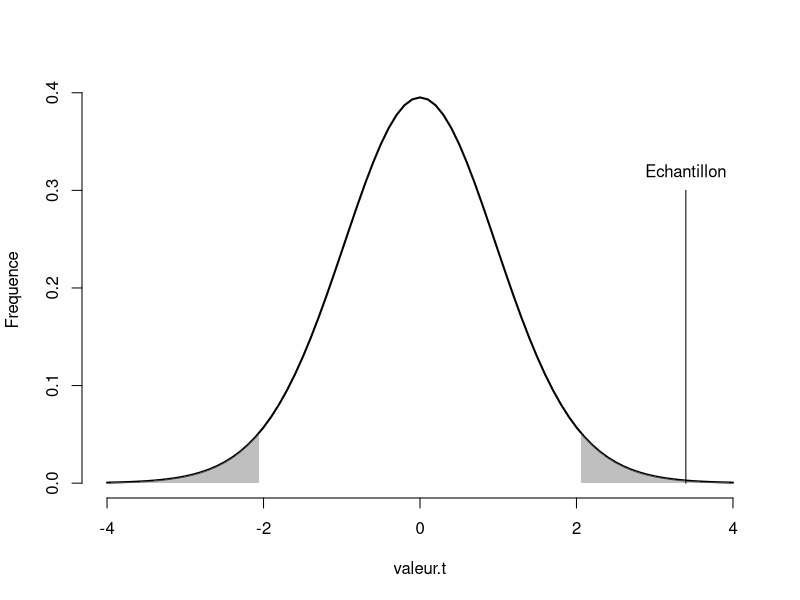
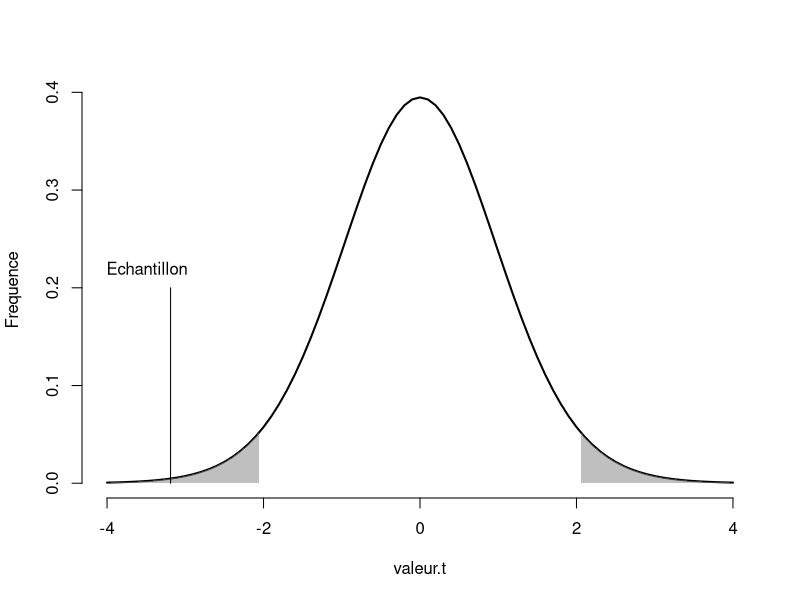
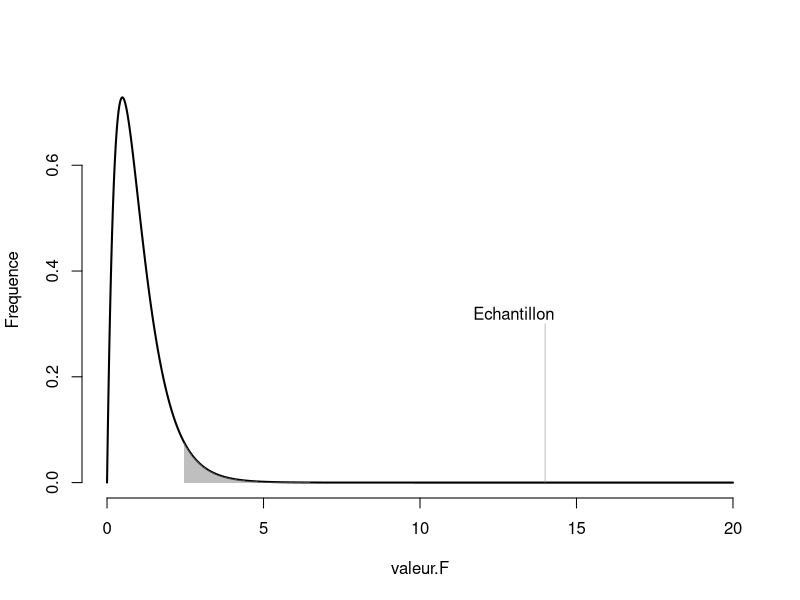

These figures' R source, in order: (Note: this script raises an error after producing the figures.)
## ---- chunk 1
testt.ind <- function(x1, x2){
  # x1 est une variable continue associée au groupe 1
  # x2 est une variable continue associée au groupe 2
  
  # Calcul des moyennes
  x1bar <- mean(x1) ; x2bar <- mean(x2)
  
  # Calcul des variances
  x1var <- var(x1) ; x2var <- var(x2)
  
  # Calcul des tailles d'échantillon
  nx1 <- length(x1) ; nx2 <- length(x2)
  
  # Valeur-t, degrés de liberté et valeur-p
  vt <- (x1bar - x2bar) / sqrt(x1var / nx1 + x2var / nx2)
  dl <- nx1 + nx2 - 2
  vp <- (1 - pt(abs(vt), df = dl)) * 2 
  statistique <- list(valeur.t = vt, dl = dl, valeur.p = vp)
  return(statistique)
}
## ---- chunk 2
# Un exemple de jeu de données programmé de deux façons
# Méthode 1
set.seed(2021)
gr0 <- rnorm(n = 15, mean = 1, sd = 1)
gr1 <- rnorm(n = 15, mean = 0, sd = 1)

# Méthode 2
set.seed(2021)

x1 <- c(rep(0, 15), rep(1, 15)) # Appartenance au groupe (0 et 1)
e  <- rnorm(n = 30, mean = 0, sd = 1) # Erreur interindividuel
mu0 <- 1  # La moyenne du groupe référent
mu1 <- -1 # Le deuxième groupe a une différence de moyenne de -1

y <- mu0 + mu1 * x1 + e

# Présenter quelques participants; retirer les crochets pour voir tous
(cbind(method1 = c(gr0, gr1), method2 = y))[10:20,]
## ---- chunk 3
# Vérification de la fonction maison
testt.ind(gr0, gr1)

# Comparer avec la fonction R
t.test(gr0, gr1, var.equal = TRUE)
## ---- chunk 4
testt.ind2 <-function(x1, x2){
  # x1 est une variable continue associée au groupe 1
  # x2 est une variable continue associée au groupe 2
  x1bar <- mean(x1) ; x2bar <- mean(x2)  # Les moyennes
  x1var <- var(x1) ; x2var <- var(x2)    # Les variances
  nx1 <- length(x1) ; nx2 <- length(x2)  # Les tailles
  
  # L'erreur type 
  et <- sqrt(x1var / nx1 + x2var / nx2)
  
  # Valeur-t
  vt <- (x1bar - x2bar) / et
  
  # Correction des degrés de liberté
  dl <- et^4 / 
    ((x1var^2 / (nx1^2 * (nx1 - 1))) + 
       (x2var^2 / (nx2^2 * (nx2 - 1))))
  
  # Valeur-p
  vp <- (1 - pt(abs(vt), df = dl)) * 2 
  
  statistique <- list(valeur.t = vt, dl = dl, valeur.p = vp)
  return(statistique)
}
## ---- chunk 5
t.test(gr0, gr1) # Absence de l'argument var.equal = TRUE
testt.ind2(gr0, gr1)
## ---- chunk 6
res <- testt.ind2(gr0, gr1)

minx <- -4 ; maxx <- 4
valeur.t <- seq(minx, maxx, by = .1)
Frequence <- dt(valeur.t, df = res$dl)
plot(valeur.t, Frequence, bty = "n", type = "l", lwd = 2, xlim = c(minx, maxx))

crit = qt(.975, df = res$dl)
xx = seq(crit, maxx, .0001)
xax1 = c(crit, xx, maxx)
yax1 = c(0, dt(xx, df = res$dl),0)
polygon(xax1, yax1, border = NA, col = rgb(.5,.5,.5,.5))
crit = qt(.025,df = res$dl)
xx = seq(minx, crit, .0001)
xax2 = c(minx, xx, crit)
yax2 = c(0, dt(xx, df = res$dl),0)
polygon(xax2, yax2, border = NA, col = rgb(.5,.5,.5,.5))

segments(x0 = res$valeur.t, y0 = 0, y1 = 0.3, col = "black")
text(x = res$valeur.t, y = .32, labels = "Echantillon")

## ---- chunk 7
res <- t.test(gr0, gr1)
p1 <- ifelse(res$p.value<.001,
             "< .001", 
             paste("= ", round(res$p.value,3)))
## ---- chunk 8
testt.dep <- function(temps1, temps2){
  # Temps est une variable continue mesurée 
  # à deux occasions auprès des mêmes participants
  
  # Calculer la différence
  difference <- temps1 - temps2
  dbar <- mean(difference) # La moyenne des différences
  dvar <- var(difference)  # L'écart type des différences
  n <- length(difference)  # Taille d'échantillon
  
  # Valeur-t, degrés de liberté et valeur-p
  vt <- (dbar) / sqrt(dvar / n)
  dl <- n - 1                   
  vp <- (1 - pt(abs(vt), df = dl)) * 2 
  statistique <- list(valeur.t = vt, dl = dl, valeur.p = vp)
  return(statistique)
}
## ---- chunk 9
# Un exemple de jeu de données
set.seed(148)
temps1 <- rnorm(n = 25, mean = 0, sd = 2)
difference <- rnorm(n = 25, mean = 2, sd = 2)
temps2 <- temps1 + difference
## ---- chunk 10
t.test(temps1, temps2, paired = TRUE)
testt.dep(temps1, temps2)
## ---- chunk 11
res = testt.dep(temps1, temps2)

minx = -4 ; maxx = 4
valeur.t = seq(minx, maxx, by = .1)
Frequence = dt(valeur.t, df = res$dl)
plot(valeur.t, Frequence, bty = "n", type = "l", lwd = 2, xlim = c(minx,maxx))

crit = qt(.975, df = res$dl)
xx = seq(crit, maxx, .0001)
xax1 = c(crit, xx, maxx)
yax1 = c(0, dt(xx, df = res$dl),0)
polygon(xax1, yax1, border = NA, col = rgb(.5,.5,.5,.5))
crit = qt(.025, df = res$dl)
xx = seq(minx, crit, .0001)
xax2 = c(minx, xx, crit)
yax2 = c(0, dt(xx, df = res$dl),0)
polygon(xax2, yax2, border = NA, col = rgb(.5,.5,.5,.5))

segments(x0 = res$valeur.t, y0 = 0, y1 = 0.2, col = "black")
text(x = res$valeur.t-.3, y = .22, labels = "Echantillon")

## ---- chunk 12
res <- t.test(temps1, temps2, paired = TRUE)
p2 <- ifelse(res$p.value<.001,
             "< .001", 
             paste("= ", round(res$p.value,3)))
## ---- chunk 13
nk <- 5 # nombre d'unités par groupe
k <- 4  # nombre de groupes
# En ordre
groupe1 <- rep(1:k, each = nk)
# En alternance
groupe2 <- rep(1:k, times = nk)
# Aléatoire
set.seed(765)
groupe3 <- sample(x = 1:k, size = (k * nk), replace = TRUE)
cbind(groupe1, groupe2, groupe3)
## ---- chunk 14
categorie <- c("char", "chat", "cheval", "chevalier", "chien")
nk <- 2
groupe <- as.factor(rep(categorie, each = nk)) # Déclarer comme facteur
groupe
## ---- chunk 15
# Pour la reproductibilité
set.seed(2602)
char      <- rnorm(n = nk, mean = 15, sd = 4) 
chat      <- rnorm(n = nk, mean = 20, sd = 4) # Différences ici
cheval    <- rnorm(n = nk, mean = 10, sd = 4) # et ici
chevalier <- rnorm(n = nk, mean = 15, sd = 4)
chien     <- rnorm(n = nk, mean = 15, sd = 4) 
# Combinés
score <- round(c(char, chat, cheval, chevalier, chien))
# Conserver toutes les informations en un jeu de données
donnees <- data.frame(groupe, score)
head(donnees)
## ---- chunk 16
dummy.coding <- function(x){
  # Retourne un codage factice de x
  # avec les facteurs en ordre alphabétique
  W <- sapply(unique(x), 
              USE.NAMES = TRUE,
              FUN = function(v) {x == v}) * 1 
  return(W)
}
## ---- chunk 17
# Pour la reproductibilité
set.seed(2602)

# Facteur de groupe
k <- length(categorie)
nk <- 2
groupe <- rep(categorie, each = nk)

# Groupement
X <- dummy.coding(groupe)[,-5] # groupe 4 "chien" comme référent

# Spécifications des paramètres
mu0 <- 15
mu <- c(0, 5, -5, 0)
e <- rnorm(n = k * nk, sd = 4)

# Création des scores
score <- round(mu0 + X %*% mu + e)

# Comparaison des valeurs
cbind(donnees, score)
## ---- chunk 18
set.seed(2602)
nk <- 20
groupe <- as.factor(rep(categorie, each = nk)) # Déclarer comme facteur
k <- length(categorie)
# Groupement
X = dummy.coding(groupe)[,-5] # groupe 5 "chevalier" comme référent
#
mu0 = 15
mu = c(0, 5, -5, 0)
e = rnorm(n = k * nk, sd = 4)
score = round(mu0 + X %*% mu + e)
donnees = data.frame(groupe, score)
## ---- chunk 19
# Anova de base
res <- aov(score ~ groupe, data = donnees)
summary(res)

# Fonction maison
gr <- table(donnees$groupe)
k  <- length(gr)          # Nombre de groupes
nk <- dim(donnees)[1] / k # Nombre de participants par groupe

# Moyennes et variance par (`by()`) groupes
moyenne  <- by(donnees$score, donnees$groupe, mean)
variance <- by(donnees$score, donnees$groupe, var)

# Statistiques
CMI <- nk * var(moyenne)
CMR <- mean(variance)
dl1 <- k - 1
dl2 <- k * (nk - 1)
vf <- CMI / CMR 
vp <- (1 - pf(vf, df1 = dl1, df2 = dl2)) 

# Création du tableau
resultats <- matrix(0,2,5) # Tableau vide

# Ajouter noms
colnames(resultats)  <- c("dl", "SS", "CM", "F", "p")
row.names(resultats) <- c("groupe", "residu")

# Ajouter valeurs
resultats[1,] <- c(dl1, CMI * dl1, CMI, vf, vp)
resultats[2,] <- c(dl2, CMR * dl2, CMR, 0, 0)
resultats
## ---- chunk 20
minx = 0 ; maxx = 20
valeur.F = seq(minx, maxx, by = .001)
Frequence = df(valeur.F, df = dl1, df2 = dl2)
plot(valeur.F, Frequence, bty = "n", type = "l", lwd = 2, xlim = c(minx,maxx))

crit = qf(.95,df = dl1, df2 = dl2)
xx = seq(crit, maxx, .0001)
xax1 = c(crit, xx, maxx)
yax1 = c(0, df(xx, df = dl1, df2 = dl2),0)
polygon(xax1, yax1, border = NA, col = rgb(.5,.5,.5,.5))

segments(x0 = vf, y0 = 0, y1 = 0.3, col = rgb(.5,.5,.5,.5))
text(x = vf-1, y = .32, labels = "Echantillon")
## ---- chunk 21
covariance <- function(x, y){
  # X est une data.frame ou matrice de n sujets par p variables
  n <- length(x)
  # centrer variables
  xc <- x - mean(x)
  yc <- y - mean(y)
  prod.xy <- xc * yc
  cov.xy <- sum(prod.xy) / (n-1)
  return(cov.xy)
}
## ---- chunk 22
set.seed(42)
n <- 100
r <- c(-.999, -.75, -.5, -.25, 0, .25, .5, .75, .999)
DATA = numeric()
for(i in 1:length(r)){
  X = round(MASS::mvrnorm(n = n, 
                          mu = c(0,0),
                          Sigma = matrix(c(1,r[i],r[i],1),2,2)),4)
  DATA = rbind(DATA,cbind(X,r[i]))
}

DATA = data.frame(DATA)
colnames(DATA) = c("Variable1", "Variable2", "Correlation")

ggplot(data = DATA, aes(x = Variable1,y = Variable2)) +
  geom_point() + 
  facet_wrap(vars(Correlation), ncol = 3, labeller = label_bquote(rho == .(Correlation))) + theme_apa()

## ---- chunk 23
# Option 1 : Calcul complet
correlation1 <- function(x, y){
  
  # La taille d'échantillon
  n <- length(x)
  
  # Centrer les variables
  xc <- x - mean(x)
  yc <- y - mean(y)
  
  # Produit des variables
  prod.xy <- xc * yc
  
  # La somme des produits divisée par n - 1
  cov.xy <- sum(prod.xy) / (n - 1)  # La covariance
  
  # Diviser par les écarts types
  cor.xy <- cov.xy / (sd(x) * sd(y))
  
  return(cor.xy)
}

# Option 2 : Basé sur la covariance
correlation2 <- function(x, y){
  
  # Calculer la covariance
  cov.xy <- covariance(x,y)
  
  # Diviser par les écarts types
  cor.xy <- cov.xy / (sd(x) * sd(y))
  return(cor.xy)
}

# Option 3 : Basé sur des variables standardisées
correlation3 <- function(x, y){
  
  # La taille d'échantillon
  n <- length(x)
  
  # Centrer et réduire les variables
  xs <- (x - mean(x)) / sd(x)
  ys <- (y - mean(y)) / sd(y)
  
  # La somme des produits divisé par n - 1
  cor.xy <- sum(xs * ys)/(n - 1)
  
  return(cor.xy)
}
## ---- chunk 24
# Pour la reproductibilité
set.seed(820)

# Taille d'échantillon importante pour réduire l'erreur d'échantillonnage
n <- 10000

# La corrélation désirée
r <- .70

# Création d'une matrice de corrélation
R <- matrix(c(1, r, r, 1), nrow = 2, ncol = 2)

# Création des données 
donnees <- data.frame(MASS::mvrnorm(n = n, 
                                    mu = c(0,0), 
                                    Sigma = R))
colnames(donnees) <- c("x", "y") # Ajouter des noms de colonnes

# Voici la matrice de corrélation
R

# Voici une visualisation partielle des données
head(donnees)

# Vérifications des variables
mean(donnees$x); mean(donnees$y); sd(donnees$x); sd(donnees$y)

# Les résultats sont près des attentes
# Vérifications de la corrélations
cor(donnees$x, donnees$y)
correlation1(donnees$x, donnees$y)
correlation2(donnees$x, donnees$y)
correlation3(donnees$x, donnees$y)
## ---- chunk 25
# Création d'une matrice de corrélation 
# Il pourrait également s'agir d'un vecteur ou d'un scalaire.
r <- matrix(c( 1, .5, .4,
               .5,  1, .3,
               .4, .3,  1), 
            nrow = 3, ncol = 3)

# Nombre d'unités (valeur arbitraire ici)
n <- 10

# Valeurs-t
vt <- r * sqrt(n - 2) / sqrt(1 - r ^ 2)

# Valeurs-p
vp <- (1 - pt(abs(vt), df = n - 2)) * 2
vt ; vp
## ---- chunk 26
cor.test(~ y + x, data = donnees)
## ---- chunk 27
psych::corr.test(mtcars)
## ---- chunk 28
res2 <- psych::corr.test(mtcars)
rr <- round(res2$r,2)
rn <- res2$n
rp <- round(res2$p,3)

pqm <- ifelse(rr["qsec","mpg"]<.001,
             "< .001", 
             paste("= ", round(rr["qsec","mpg"],3)))

## ---- chunk 29
set.seed(1)
n <- 250
climatosceptique <- sample(c("oui","non"), size = n, 
                           replace = TRUE, prob = c(.25, .75))
voiture <- rep(0, n)
voiture[climatosceptique == "oui"] <- sample(c("non","oui"), 
                                             size = sum(climatosceptique == "oui"), replace = TRUE, prob = c(.2, .8))
voiture[climatosceptique == "non"] <- sample(c("non","oui"), size = sum(climatosceptique == "non"), replace = TRUE, prob = c(.5, .5))
donnees = data.frame(climatosceptique, voiture)

tab = table(donnees)
#print(tab)
#tab2 = matrix(tab[1:4],2,2)
#3colnames(tab2) = c("oui", "non")
#rownames(tab2) =  c("oui", "non")
kbl(tab, align = "c", booktabs = TRUE, caption = "Tableau de contingence de la relation entre posséder une voiture et le climatoscepticisme") %>%  
  kable_classic(full_width = F)  %>%  
  add_header_above(c("Climatosceptique" = 1, "Voiture" = 2)) %>%
  kable_styling(position = "center", latex_options = "HOLD_position")
#  

## ---- chunk 30
tab2 = cbind(tab, rowSums(tab))
tab2 = rbind(tab2, Total = colSums(tab2))
kbl(tab2, align = "c", booktabs = TRUE, caption = "Tableau de contingence étendu avec les totaux") %>%  
  kable_classic(full_width = F)  %>%  
  add_header_above(c("Climatosceptique" = 1, "Voiture" = 2, Total = 1)) %>%
  kable_styling(position = "center", latex_options = "HOLD_position")
## ---- chunk 31
khicarre <- function(obs){
  # Obs est une table de contingence
  # Somme colonne
  SC <- as.matrix(colSums(obs))
  # Somme ligne
  SL <- as.matrix(rowSums(obs))
  # Grand total
  TT <- sum(obs)
  # Proportion théoriques
  theo <- SL %*% t(SC) / TT
  # khi carré
  khi2 <- sum((obs - theo) ^ 2 / theo)
  dl <- (length(SL) - 1) * (length(SC) - 1)
  vp <- 1 - pchisq(khi2, dl)
  # Sortie
  statistiques <- list(khi2 = khi2, dl = dl, valeur.p = vp)
  return(statistiques)
}
## ---- chunk 32
set.seed(54)
n <- 100

# Première variable
sexe <- sample(c("homme","femme"), 
               size = n, 
               replace = TRUE, 
               prob = c(.5,.5))
tabac <- rep(0, 100)

# Proportions conditionnelles
tabac[sexe == "femme"] <- sample(c("fumeur","non-fumeur"), 
                                 size = sum(sexe == "femme"), 
                                 replace = TRUE, 
                                 prob = c(.2,.8))

tabac[sexe == "homme"] <- sample(c("fumeur","non-fumeur"), 
                                 size = sum(sexe == "homme"), 
                                 replace = TRUE, 
                                 prob = c(.1,.9))
#base données
donnees <- data.frame(sexe, tabac)
table(donnees)
## ---- chunk 33
# Table de contingence
TC <- table(donnees)
# Fonction maison
khicarre(TC)

# Fonction de base
summary(TC)

# Autre fonction de base
resultat <- chisq.test(TC, correct = FALSE)
resultat

# Et pour plus de précision...
resultat$statistic
resultat$p.value

# Le test exact de Fisher
resultat.fisher <- fisher.test(TC)
resultat.fisher
resultat.fisher$p.value
